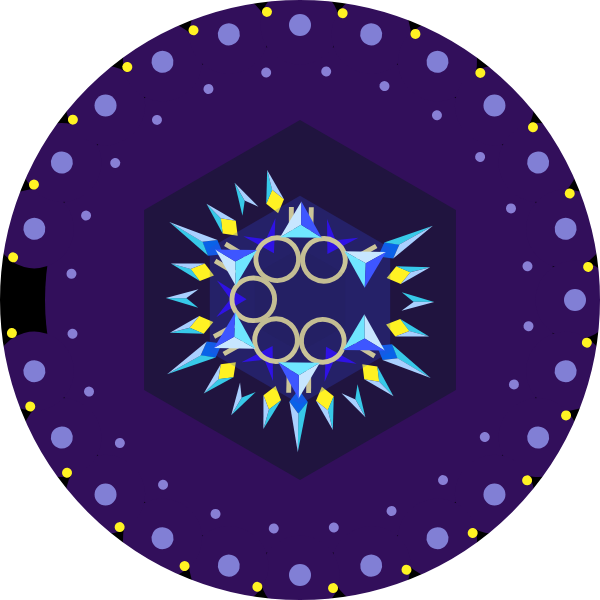
Frame 1 (no input)
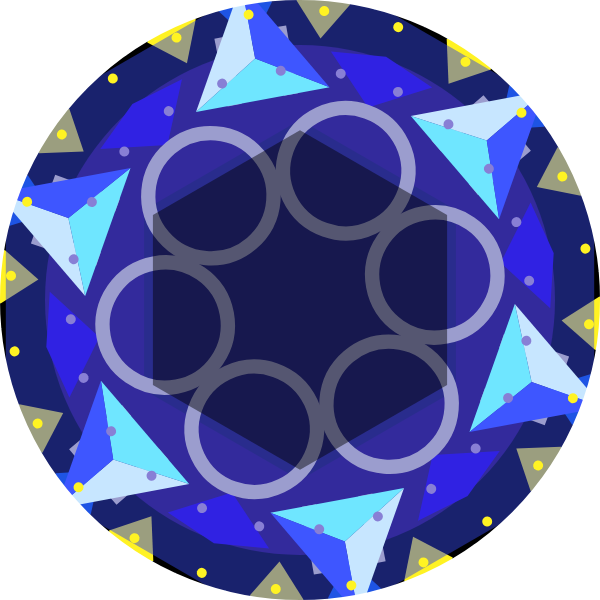
Frame 60 (no input)
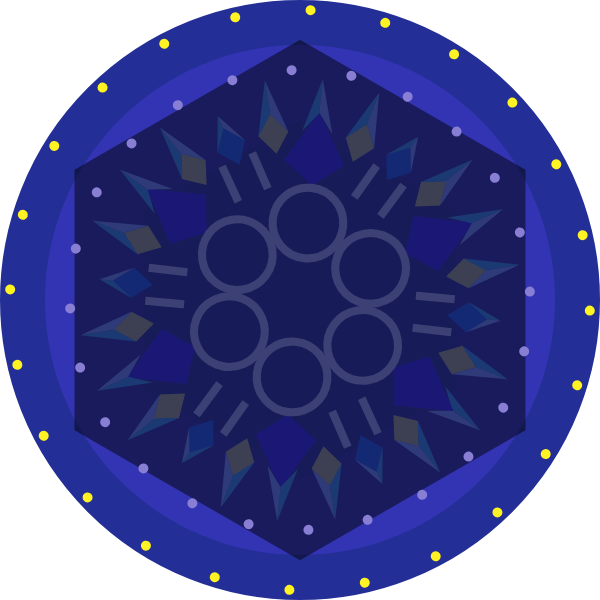
Frame 120 (the mouse pressed at the canvas centre since frame 60)

The p5.js sketch that drew these frames (run headless with seeded random() and noise() and a simulated clock; from frame 60 on, the mouse is pressed at the canvas centre):

// p5.js sketch
// ── sketch.js

var rot = 60
var rota = 15
var x = .1
var rotspeed = .01

var graphics;
function setup() {
    createCanvas(600, 600);
    // rectMode(CENTER)
    graphics = createGraphics(900, 900);
}

function tria() {
    push();
    fill(199, 230, 255);
    triangle(-20, -60, 0, -94.64, 0, -72.32);
    fill(111, 230, 255);
    triangle(-20, -60, 0, -72.32, 20, -60);
    fill(62, 86, 255);
    triangle(0, -94.64, 0, -72.32, 20, -60)
    pop();
}
function hexa () {
    beginShape();
    vertex(-86.6, -50);
    vertex(0, -100);
    vertex(86.6, -50);
    vertex(86.6, 50);
    vertex(0, 100);
    vertex(-86.6, 50);
    endShape(CLOSE);
}
function circ () {
    noStroke();
    fill(45, 0, 230);
    beginShape();
    vertex (86.6+(sin(frameCount/120)*120), 0); //a
    vertex (136.6, -30); //b
    vertex (114, 0); //c
    vertex (136.6, 30); //d
    vertex (86.6+(sin(frameCount/120)*120), 0); //e
    endShape(CLOSE);
    strokeWeight(8);
    stroke(255, 240, (sin(frameCount/120)+1)*128);
    noFill();
    ellipse(76.6, 0, 70, 70);
    strokeCap(PROJECT);
    line(110, -45, 136.6, -60)
    line(110, 45, 136.6, 60)
    push();
    noStroke();
    fill(9, 98, 232);
    beginShape()
    vertex(-15, -166.6); //a
    vertex(0, -186.6); //b
    vertex(15, -166.6); //c
    vertex(0, -146.6); //d
    endShape(CLOSE);
    pop();
    noStroke();
    fill(55, 201, 232);
    triangle(-15, -166.6, 0, -250 +(sin(frameCount/120)*60), 0, -186,6);
    fill(169, 208, 255);
    triangle(0, -186.6, 0, -250 +(sin(frameCount/120)*60), 15, -166.6)

    push()
    rotate(radians(30));

    fill(55, 201, 232);
    triangle(-15, -166.6, 0, -220, 0, -186,6);
    fill(169, 208, 255);
    triangle(0, -186.6, 0, -220, 15, -166.6)
    pop();

    push();
    rotate(radians(15));
    fill(255, 242, 35);
    beginShape()
    vertex(-15, -166.6); //a
    vertex(0, -186.6); //b
    vertex(15, -166.6); //c
    vertex(0, -146.6); //d
    endShape(CLOSE);
    fill(55, 201, 232);
    triangle(-15, -166.6, 0, -220, 0, -186,6);
    fill(169, 208, 255);
    triangle(0, -186.6, 0, -220, 15, -166.6)
    pop();
    push();
    rotate(radians(45));
    fill(255, 242, 35);
    beginShape()
    vertex(-15, -166.6); //a
    vertex(0, -186.6); //b
    vertex(15, -166.6); //c
    vertex(0, -146.6); //d
    endShape(CLOSE);
    fill(55, 201, 232);
    triangle(-15, -166.6, 0, -220, 0, -186,6);
    fill(169, 208, 255);
    triangle(0, -186.6, 0, -220, 15, -166.6)
    pop();
}
function circa () {
    ellipse (-250, 0, 72, 72);
    fill(((sin(frameCount/120)+1)*128), 127, 213);
    ellipse (-250, 0, 20, 20);
}
function circb () {
    rotate(radians(7.5));
    fill(136, 127, 213);
    ellipse(-230, 0, 10, 10);
}
function circc () {
    rotate(radians(7.5));
    fill(255, 243, 35);
    ellipse (-290, 0, 10, 10);
}



function draw() {



    background(0);
    noStroke();
    fill(50, 15, 91);
    ellipse(300, 300, 510, 510);

    push();
    while (rota < 360) {
    push();
    translate(300, 300);
    scale(1 + x);
    rotate(radians(rota));
    circa();
    rota = (rota + 15)
    pop();
    }
    if (rota >= 360){
    rota = 0;
    }
    pop();
    x = (x + rotspeed);
    if (x > 2) {
    rotspeed = -.01
    }
    if (x < 0) {
    rotspeed = +.01
    }
    push();
    pop();

        push();
        translate(300, 300);
        scale(1.8);
        fill(27, 22, 55, 200);
        hexa();
        pop();
        push();
        translate (300, 300);
        while (rot < 360) {
        push();
        rotate(radians(sin(frameCount/240)*200));
        scale(.5 + x);
        rotate(radians(rot));
        circ();
        rot = (rot + 60)
        pop();
        }
        if (rot >= 360){
        rot = 0;
        }
        pop();
        x = (x + rotspeed);
        if (x > 1.5) {
        rotspeed = -.01
        }
        if (x < 0) {
        rotspeed = +.01
        }
        push();
        translate (300, 300);
        fill(52, 70, 222, ((sin(frameCount/120)+.5)*128));
        scale((sin(frameCount/120)*5)+1)
        hexa();
        pop();
        push();
        translate (300, 300);
        scale(.5);
        fill(0, 0, 0, ((sin(frameCount/60)+.06)*128));
        scale((sin(frameCount/120)*5)+1)
        hexa();
        pop();

        push();
        translate (300, 300);
        rotate(radians(sin(frameCount/240)*200));
        scale((sin(frameCount/120)*5)+1);
        while (rot < 360) {
        push();
        rotate(radians(rot));
        tria();
        rot = (rot + 60)
        pop();
        }
        if (rot >= 360){
        rot = 0;
            }
        pop();

        while (rota < 360) {
        push();
        translate(300, 300);
        rotate(frameCount/-60);
        rotate(radians(rota));
        circb();
        rota = (rota + 15)
        pop();
        }
        if (rota >= 360){
        rota = 0;
        }


        while (rota < 360) {
        push();
        translate(300, 300);
        rotate(frameCount/60);
        rotate(radians(rota));
        circc();
        rota = (rota + 15)
        pop();
        }
        if (rota >= 360){
        rota = 0;
        }

    push();
    translate (300, 300)
    stroke(255)
    strokeWeight(200);
    noFill();
    ellipse (0, 0, 800, 800);
    pop();


    // push()
    // translate(300, 300)
    //
    // rotate(frameCount/60);
    //
    // translate(-600, -600);
    // image(graphics, 300, 300);
    // graphics.fill(255);
    // if(mouseIsPressed) {
    //
    //   graphics.fill(255)
    //   graphics.stroke(255);
    //   graphics.ellipse(mouseX, mouseY, 100)
    //
    // }
    //
    // pop()

}

// ── p5.html
<html>
<head>
  <meta charset="UTF-8">
  <script language="javascript" type="text/javascript" src="libraries/p5.js"></script>
  <script language="javascript" type="text/javascript" src="sketch.js"></script>
  <style> body {padding: 0; margin: 0;} </style>
</head>

<body>
</body>
</html>
